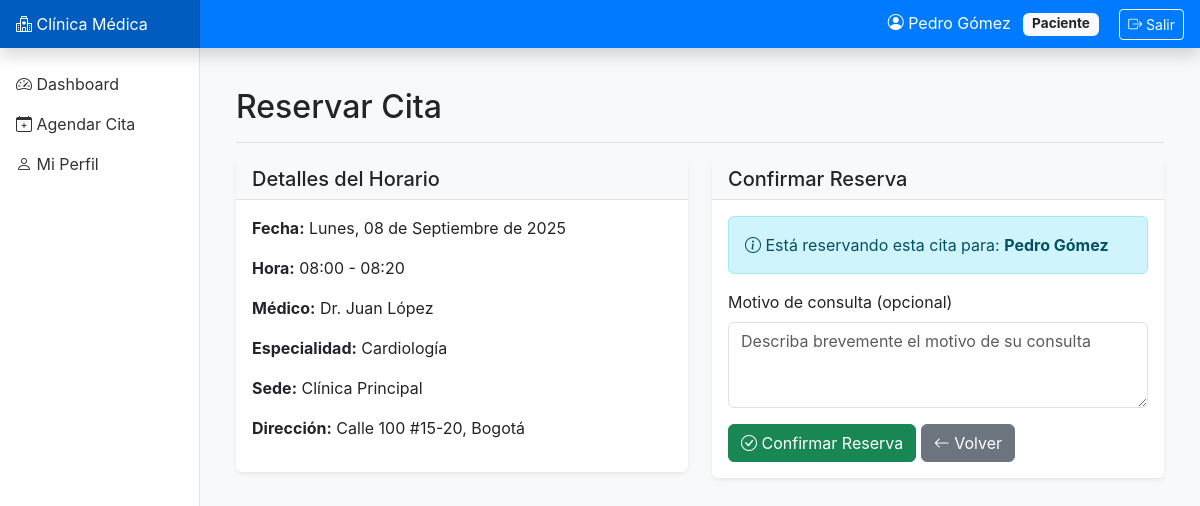
/appointments/book/1/ (signed in), run on the app's committed database.
### accounts/models.py (models this page shows, shortened)
class User(AbstractUser):
    ROLE_CHOICES = [
        ('ADMIN', 'Administrador'),
        ('RECEP', 'Recepción'),
        ('MEDICO', 'Médico'),
        ('PACIENTE', 'Paciente'),
        ('SOPORTE', 'Soporte/BI'),
    ]
    role = models.CharField(max_length=10, choices=ROLE_CHOICES, default='PACIENTE')
    phone = models.CharField(max_length=20, blank=True)
    document_id = models.CharField(max_length=20, unique=True, null=True, blank=True)
    class Meta:
        db_table = 'accounts_user'
        verbose_name = 'Usuario'
        verbose_name_plural = 'Usuarios'

### availability/models.py (models this page shows, shortened)
class Slot(models.Model):
    STATUS_CHOICES = [
        ('LIBRE', 'Libre'),
        ('BLOQUEADO', 'Bloqueado'),
        ('OCUPADO', 'Ocupado'),
    ]
    SOURCE_CHOICES = [
        ('TPL', 'Plantilla'),
        ('EXCEPTION', 'Excepción'),
    ]
    doctor = models.ForeignKey(Doctor, on_delete=models.CASCADE, related_name='slots')
    location = models.ForeignKey(Location, on_delete=models.CASCADE)
    room = models.ForeignKey(Room, on_delete=models.SET_NULL, null=True, blank=True)
    appointment_type = models.ForeignKey(AppointmentType, on_delete=models.SET_NULL, null=True, blank=True)
    start_dt = models.DateTimeField(verbose_name='Fecha/hora inicio')
    end_dt = models.DateTimeField(verbose_name='Fecha/hora fin')
    status = models.CharField(max_length=10, choices=STATUS_CHOICES, default='LIBRE')
    source = models.CharField(max_length=10, choices=SOURCE_CHOICES, default='TPL')
    class Meta:
        db_table = 'availability_slot'
        verbose_name = 'Franja disponible'
        verbose_name_plural = 'Franjas disponibles'
        indexes = [
            models.Index(fields=['doctor', 'start_dt']),
            models.Index(fields=['location', 'start_dt']),
        ]
        unique_together = ['doctor', 'start_dt', 'room']
        ordering = ['start_dt']

### doctors/models.py (models this page shows, shortened)
class Doctor(models.Model):
    user = models.OneToOneField(settings.AUTH_USER_MODEL, on_delete=models.CASCADE, related_name='doctor_profile')
    license_number = models.CharField(max_length=50, unique=True, verbose_name='Número de licencia')
    specialty = models.ForeignKey(Specialty, on_delete=models.PROTECT, related_name='doctors')
    locations = models.ManyToManyField(Location, related_name='doctors', verbose_name='Sedes')
    bio = models.TextField(blank=True, verbose_name='Biografía')
    active = models.BooleanField(default=True, verbose_name='Activo')
    class Meta:
        db_table = 'doctors_doctor'
        verbose_name = 'Médico'
        verbose_name_plural = 'Médicos'
        ordering = ['user__last_name', 'user__first_name']

### core/models.py (models this page shows, shortened)
class Specialty(models.Model):
    name = models.CharField(max_length=100, unique=True, verbose_name='Nombre')
    code = models.CharField(max_length=10, unique=True, verbose_name='Código')
    class Meta:
        db_table = 'core_specialty'
        verbose_name = 'Especialidad'
        verbose_name_plural = 'Especialidades'
        ordering = ['name']

class Location(models.Model):
    name = models.CharField(max_length=100, verbose_name='Nombre')
    address = models.TextField(verbose_name='Dirección')
    timezone = models.CharField(max_length=50, default='America/Bogota', verbose_name='Zona horaria')
    active = models.BooleanField(default=True, verbose_name='Activo')
    class Meta:
        db_table = 'core_location'
        verbose_name = 'Sede'
        verbose_name_plural = 'Sedes'
        ordering = ['name']

### appointments/views.py (the view, shortened to what this page needs)
# urls.py: path('book/<int:slot_id>/', views.appointment_book, name='appointment_book'),
@login_required
def appointment_book(request, slot_id):
    slot = get_object_or_404(Slot, id=slot_id, status='LIBRE')
    context = {
        'slot': slot,
        'is_patient': request.user.role == 'PACIENTE',
    }
    if request.user.role != 'PACIENTE':
        patients = Patient.objects.select_related('user').order_by('user__last_name', 'user__first_name')
        context['patients'] = patients
    else:
        if not hasattr(request.user, 'patient_profile'):
            messages.warning(request, 'Debe completar su perfil antes de reservar citas')
            return redirect('patient_profile_create')
    return render(request, 'appointments/appointment_book.html', context)

### templates/appointments/appointment_book.html (shortened to what this page needs)
{% extends 'base.html' %}
{% block content %}
<div class="d-flex justify-content-between flex-wrap flex-md-nowrap align-items-center pt-3 pb-2 mb-3 border-bottom">
    <h1 class="h2">Reservar Cita</h1>
</div>
<div class="row">
    <div class="col-md-6">
        <div class="card">
            <div class="card-header">
                <h5 class="mb-0">Detalles del Horario</h5>
            </div>
            <div class="card-body">
                <p><strong>Fecha:</strong> {{ slot.start_dt|date:"l, d \d\e F \d\e Y" }}</p>
                <p><strong>Hora:</strong> {{ slot.start_dt|date:"H:i" }} - {{ slot.end_dt|date:"H:i" }}</p>
                <p><strong>Médico:</strong> Dr. {{ slot.doctor.user.get_full_name }}</p>
                <p><strong>Especialidad:</strong> {{ slot.doctor.specialty.name }}</p>
                <p><strong>Sede:</strong> {{ slot.location.name }}</p>
                <p><strong>Dirección:</strong> {{ slot.location.address }}</p>
            </div>
        </div>
    </div>
    <div class="col-md-6">
        <div class="card">
            <div class="card-header">
                <h5 class="mb-0">{% if is_patient %}Confirmar Reserva{% else %}Seleccionar Paciente{% endif %}</h5>
            </div>
            <div class="card-body">
                <form method="post">
                    {% if is_patient %}
                    <div class="alert alert-info">
                        <i class="bi bi-info-circle"></i>
                        Está reservando esta cita para: <strong>{{ user.get_full_name }}</strong>
                    </div>
                    {% endif %}
                    <div class="mb-3">
                        <label for="notes" class="form-label">Motivo de consulta (opcional)</label>
                        <textarea class="form-control" id="notes" name="notes" rows="3" placeholder="Describa brevemente el motivo de su consulta"></textarea>
                    </div>
                    <button type="submit" class="btn btn-success">
                        <i class="bi bi-check-circle"></i> Confirmar Reserva
                    </button>
                    <a href="{% url 'appointment_search' %}" class="btn btn-secondary">
                        <i class="bi bi-arrow-left"></i> Volver
                    </a>
                </form>
            </div>
        </div>
    </div>
</div>
{% endblock %}

### templates/base.html (shortened to what this page needs)
<!DOCTYPE html>
<html lang="es">
<head>
    <link href="https://cdn.jsdelivr.net/npm/bootstrap@5.3.0/dist/css/bootstrap.min.css" rel="stylesheet">
    <link rel="stylesheet" href="https://cdn.jsdelivr.net/npm/bootstrap-icons@1.11.0/font/bootstrap-icons.css">
</head>
<body>
    <nav class="navbar navbar-dark fixed-top bg-primary flex-md-nowrap p-0 shadow">
        <a class="navbar-brand col-md-3 col-lg-2 me-0 px-3" href="{% url 'dashboard' %}">
            <i class="bi bi-hospital"></i> Clínica Médica
        </a>
        <div class="navbar-nav ms-auto">
            <div class="nav-item text-nowrap">
                <span class="nav-link px-3 text-white">
                    <i class="bi bi-person-circle"></i> {{ user.get_full_name|default:user.username }}
                    <span class="badge bg-light text-dark ms-2">{{ user.get_role_display }}</span>
                    <a href="{% url 'logout' %}" class="btn btn-sm btn-outline-light ms-3">
                        <i class="bi bi-box-arrow-right"></i> Salir
                    </a>
                </span>
            </div>
        </div>
    </nav>
    <nav id="sidebarMenu" class="col-md-3 col-lg-2 d-md-block sidebar collapse">
        <div class="sidebar-sticky pt-3">
            <ul class="nav flex-column">
                <li class="nav-item">
                    <a class="nav-link {% if request.resolver_match.url_name == 'dashboard' %}active{% endif %}" href="{% url 'dashboard' %}">
                        <i class="bi bi-speedometer2"></i> Dashboard
                    </a>
                </li>
                {% if user.role == 'PACIENTE' %}
                <li class="nav-item">
                    <a class="nav-link" href="{% url 'appointment_search' %}">
                        <i class="bi bi-calendar-plus"></i> Agendar Cita
                    </a>
                </li>
                {% endif %}
                <li class="nav-item">
                    <a class="nav-link {% if request.resolver_match.url_name == 'profile' %}active{% endif %}" href="{% url 'profile' %}">
                        <i class="bi bi-person"></i> Mi Perfil
                    </a>
                </li>
            </ul>
        </div>
    </nav>
    <main role="main" class="col-md-9 ms-sm-auto col-lg-10 px-md-4">
        <div class="container-fluid py-4">
            {% block content %}{% endblock %}
        </div>
    </main>
</body>
</html>

### templates/base.html (style rules this page uses)
:root { --primary-color: #0d6efd; --secondary-color: #6c757d; --success-color: #198754; --danger-color: #dc3545; --warning-color: #ffc107; --info-color: #0dcaf0; }
body { font-family: -apple-system, BlinkMacSystemFont, "Segoe UI", Roboto, "Helvetica Neue", Arial, sans-serif; background-color: #f8f9fa; }
.sidebar { position: fixed; top: 0; bottom: 0; left: 0; z-index: 100; padding: 48px 0 0; box-shadow: inset -1px 0 0 rgba(0, 0, 0, .1); background-color: #fff; }
.sidebar-sticky { position: sticky; top: 48px; height: calc(100vh - 48px); padding-top: .5rem; overflow-x: hidden; overflow-y: auto; }
.sidebar .nav-link { color: #333; padding: .5rem 1rem; }
.navbar-brand { padding-top: .75rem; padding-bottom: .75rem; font-size: 1rem; background-color: rgba(0, 0, 0, .25); box-shadow: inset -1px 0 0 rgba(0, 0, 0, .25); }
.navbar { background-color: #007bff !important; }
main { margin-left: 240px; padding-top: 48px; }
.card { border: none; box-shadow: 0 0.125rem 0.25rem rgba(0,0,0,0.075); margin-bottom: 1.5rem; }
.card-header { background-color: #f8f9fa; border-bottom: 1px solid #dee2e6; font-weight: 600; }
.badge { padding: 0.35em 0.65em; font-size: 0.85em; }

### data on the page
User: get_full_name "Pedro Gómez", role "Paciente"
Slot: start_dt "Lunes, 08 de Septiembre de 2025", start_dt "08:00", end_dt "08:20", doctor.user.get_full_name "Juan López", doctor.specialty.name "Cardiología", location.name "Clínica Principal", location.address "Calle 100 #15-20, Bogotá"
